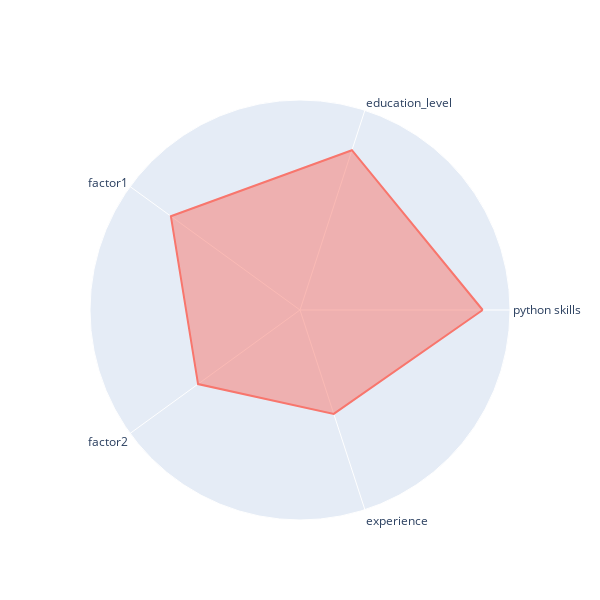
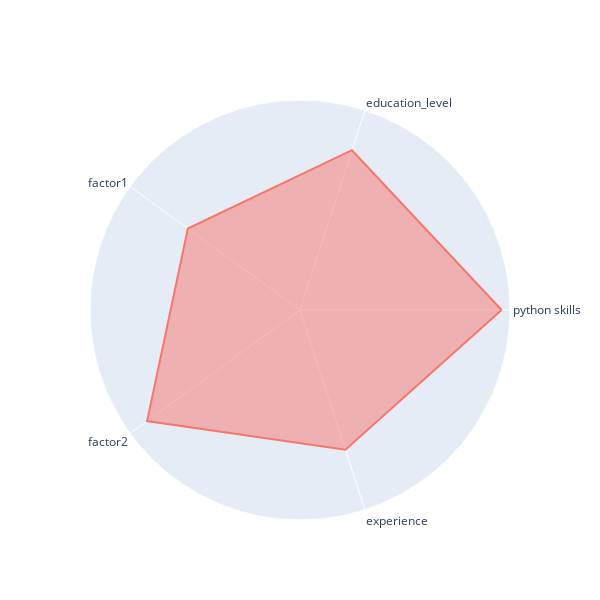
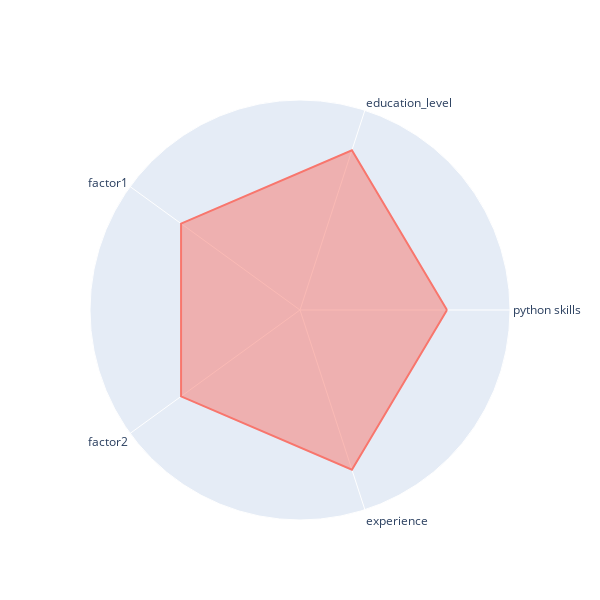

The code cell stored with these charts, in order, in its notebook:
### Code cell
applicant_match(df)

### Figure 1 — Plotly figure (JSON) as saved in the notebook; plotly's stock layout.template omitted (floating-point values rounded to 4 significant figures)
{"data": [{"fill": "toself", "hovertemplate": "r=%{r}<br>theta=%{theta}<extra></extra>", "legendgroup": "", "line": {"color": "#F8766D", "dash": "solid"}, "mode": "lines", "name": "", "r": [8.7, 8, 7.6, 6, 5.2, 8.7], "showlegend": false, "subplot": "polar", "theta": ["python skills", "education_level", "factor1", "factor2", "experience", "python skills"], "type": "scatterpolar"}], "layout": {"height": 600, "polar": {"radialaxis": {"range": [0, 10], "visible": false}}, "showlegend": false, "width": 600}}

### Figure 2 — Plotly figure (JSON) as saved in the notebook; plotly's stock layout.template omitted (floating-point values rounded to 4 significant figures)
{"data": [{"fill": "toself", "hovertemplate": "r=%{r}<br>theta=%{theta}<extra></extra>", "legendgroup": "", "line": {"color": "#F8766D", "dash": "solid"}, "mode": "lines", "name": "", "r": [9.6, 8, 6.6, 9, 7, 9.6], "showlegend": false, "subplot": "polar", "theta": ["python skills", "education_level", "factor1", "factor2", "experience", "python skills"], "type": "scatterpolar"}], "layout": {"height": 600, "polar": {"radialaxis": {"range": [0, 10], "visible": false}}, "showlegend": false, "width": 600}}

### Figure 3 — Plotly figure (JSON) as saved in the notebook; plotly's stock layout.template omitted (floating-point values rounded to 4 significant figures)
{"data": [{"fill": "toself", "hovertemplate": "r=%{r}<br>theta=%{theta}<extra></extra>", "legendgroup": "", "line": {"color": "#F8766D", "dash": "solid"}, "mode": "lines", "name": "", "r": [7, 8, 7, 7, 8, 7], "showlegend": false, "subplot": "polar", "theta": ["python skills", "education_level", "factor1", "factor2", "experience", "python skills"], "type": "scatterpolar"}], "layout": {"height": 600, "polar": {"radialaxis": {"range": [0, 10], "visible": false}}, "showlegend": false, "width": 600}}
